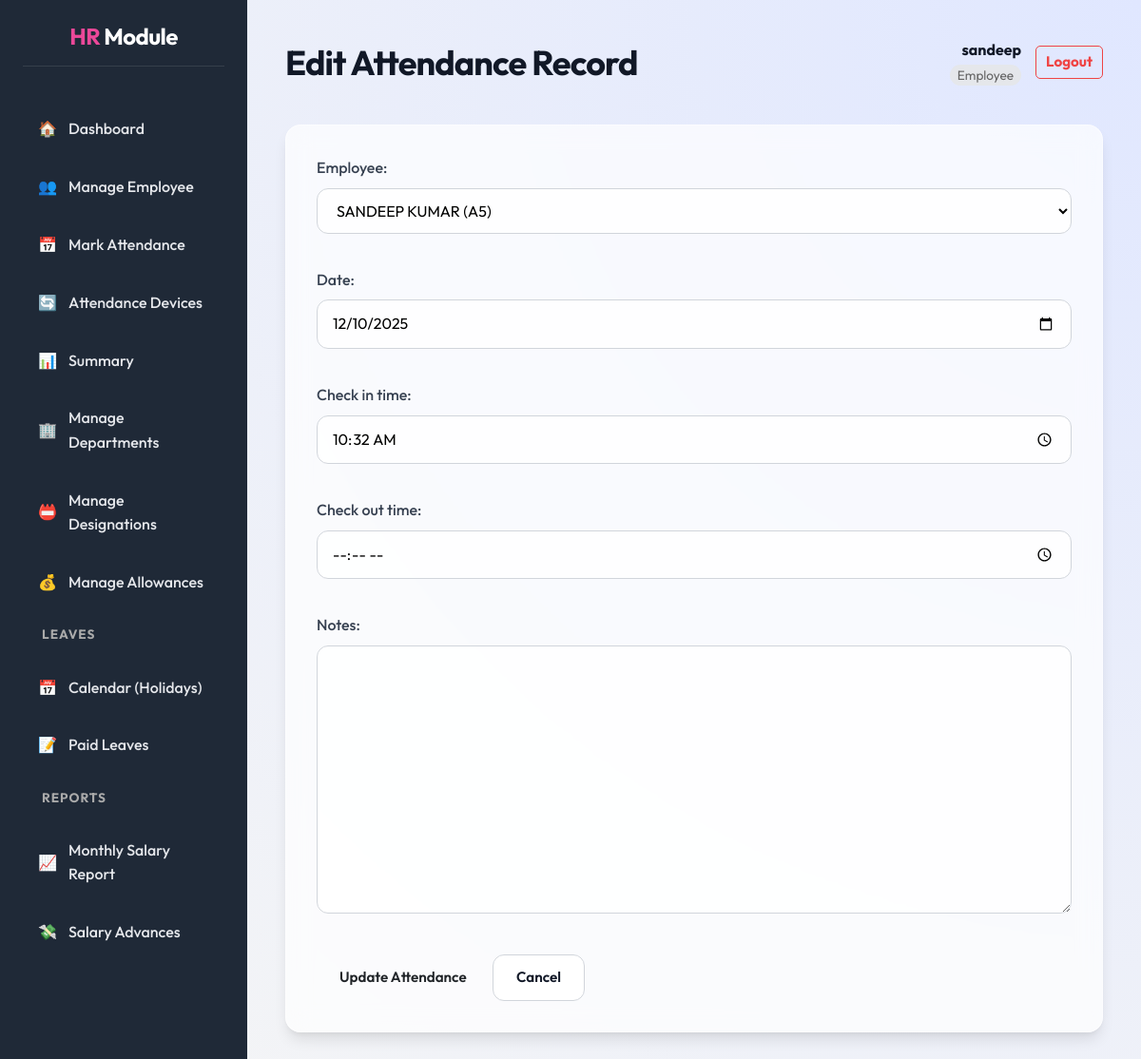
Before: /attendance/48/edit/ (signed in) with the older database file.
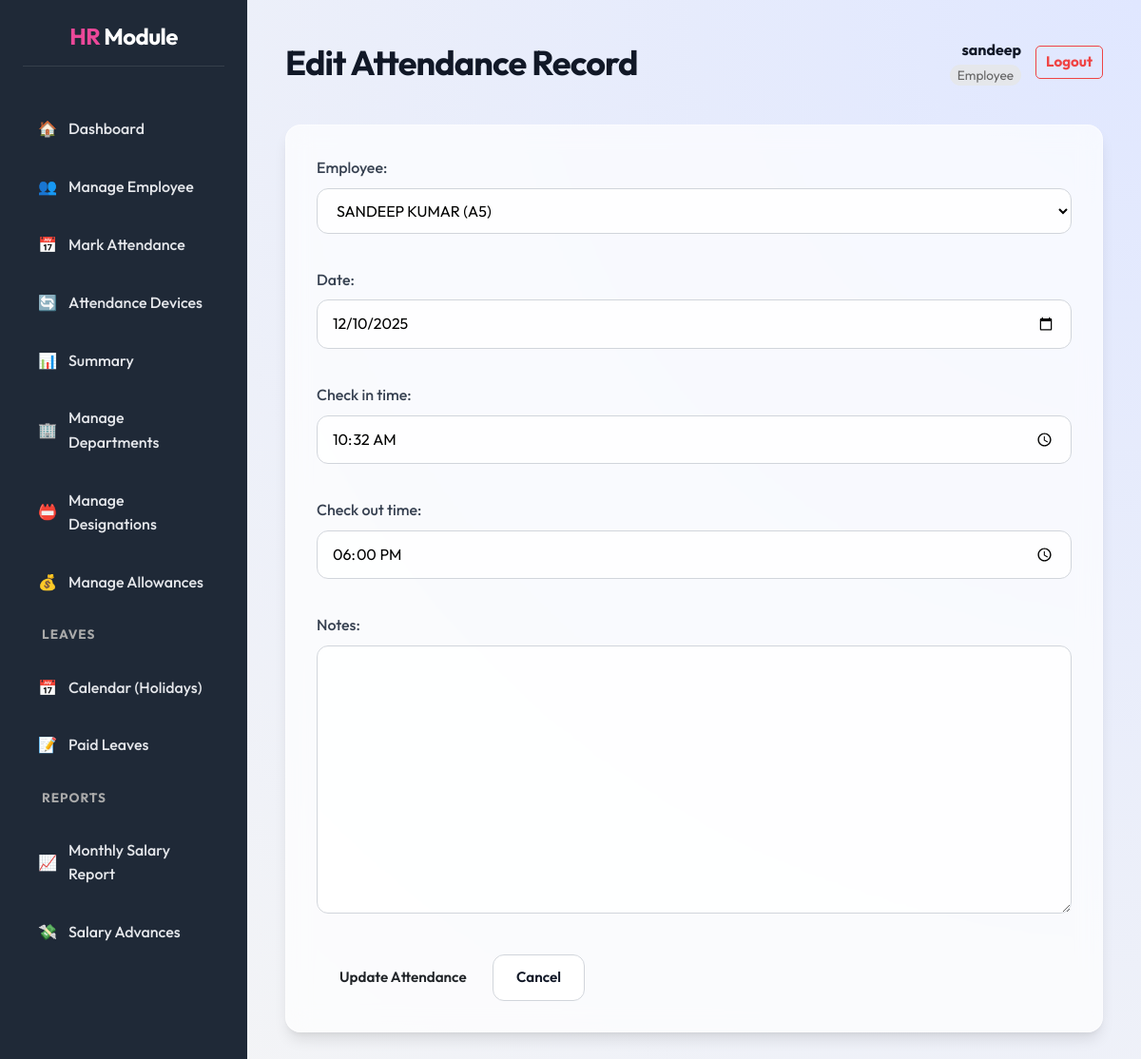
After: the same page with the newer database file.
### core/models.py (models this page shows, shortened)
class Attendance(models.Model):
    employee = models.ForeignKey(Employee, on_delete=models.CASCADE)
    date = models.DateField()
    check_in_time = models.TimeField()
    check_out_time = models.TimeField(blank=True, null=True)
    no_break = models.BooleanField(default=False)
    notes = models.TextField(blank=True, null=True)

### core/views.py (the view)
# urls.py: path('attendance/<int:pk>/edit/', views.attendance_edit, name='attendance_edit'),
@login_required
def attendance_edit(request, pk):
    attendance = get_object_or_404(Attendance, pk=pk)
    if request.method == 'POST':
        form = AttendanceForm(request.POST, instance=attendance)
        if form.is_valid():
            form.save()
            return redirect('attendance_mark')
    else:
        form = AttendanceForm(instance=attendance)
    return render(request, 'core/attendance_edit.html', {'form': form})

### core/forms.py (shortened to what this page needs)
class AttendanceForm(forms.ModelForm):
    class Meta:
        model = Attendance
        fields = ['employee', 'date', 'check_in_time', 'check_out_time', 'notes']
        widgets = {
            'date': forms.DateInput(attrs={'type': 'date'}),
            'check_in_time': forms.TimeInput(attrs={'type': 'time'}),
            'check_out_time': forms.TimeInput(attrs={'type': 'time'}),
        }

### core/models.py (called while the page is built)
    def __str__(self):
        return f"{self.full_name} ({self.employee_code})"

### core/templates/core/attendance_edit.html (shortened to what this page needs)
{% extends 'core/dashboard_base.html' %}
{% load static %}
{% block page_title %}Edit Attendance Record{% endblock %}
{% block dashboard_content %}
    <form method="post" class="card">
        {{ form.as_p }}
        <div class="form-actions">
            <button type="submit" class="btn">Update Attendance</button>
            <a href="{% url 'attendance_mark' %}" class="btn btn-secondary">Cancel</a>
        </div>
    </form>
{% endblock %}

Changed rows visible on the page:
changed Attendance "SANDEEP KUMAR (A5)": check_out_time (not shown) → "18:00:00"
